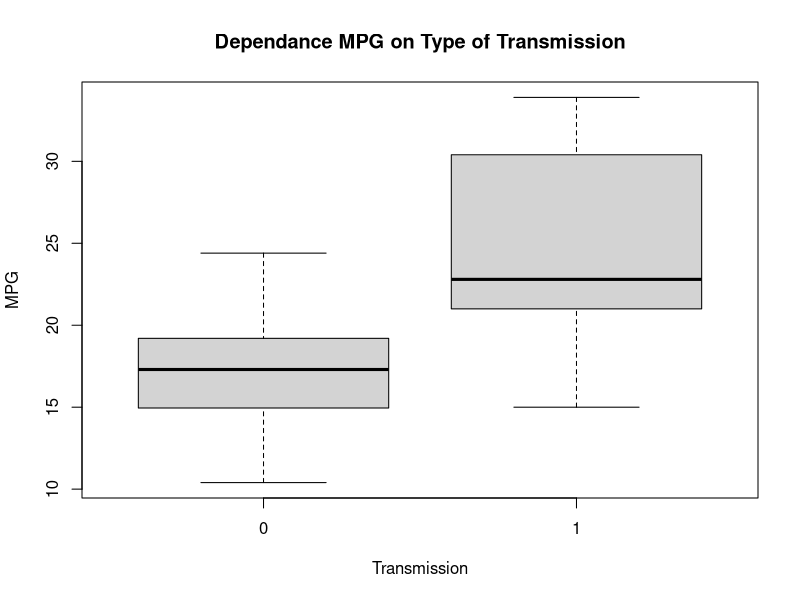

Write the R code that produced this figure.
## ---- chunk 1
auto <- mtcars$mpg[mtcars$am==0]
manual <- mtcars$mpg[mtcars$am==1]
test <- t.test(auto, manual)
test$p.value
## ---- chunk 2
fit.1 <- lm(mpg ~ as.factor(am), data = mtcars)
fit.1$coef[2]
## ---- chunk 3
fit.2 <- lm(mpg ~ as.factor(am) + wt + disp, data = mtcars)
fit.2$coef[2]
## ---- chunk 4
boxplot(mpg ~ as.factor(am), data=mtcars,
        main = "Dependance MPG on Type of Transmission",
        xlab = "Transmission", ylab = "MPG")
